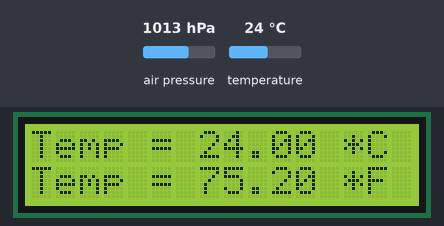
This sketch was run on a simulated Arduino Uno, built with avr-gcc and run on an emulated ATmega328P. On the bench: 16×2 character LCD. The test bench sets the inputs (shaded band); at power-on: temperature 24 °C, air pressure 1013 hPa.

Above: at 1.2 s.
1.3 s: temperature set to 12 °C
At 2.5 s:
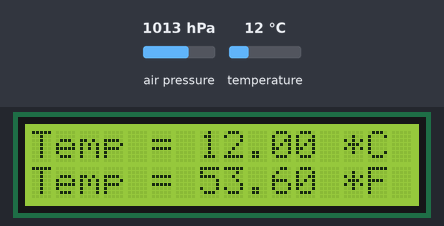
3.1 s: temperature set to 19 °C
At 4.1 s:
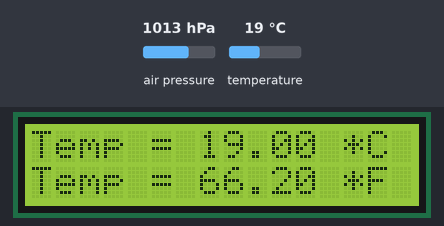
4.6 s: temperature set to 28 °C
At 5.7 s:
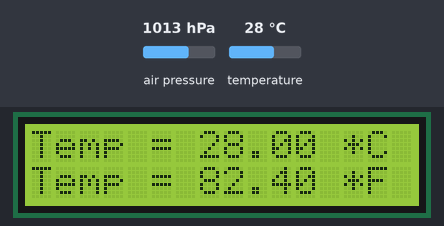
Timing chart, 0 to 7.6 s (numbered marks = the images above; inputs shaded):
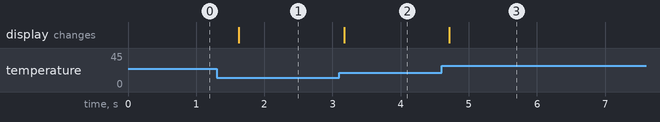

The sketch:

BMP180_LCD.ino
```cpp
#include <LiquidCrystal.h>
#include <Adafruit_BMP085.h>

// Connect VCC of the BMP085 sensor to 3.3V (NOT 5.0V!)
// Connect GND to Ground
// Connect SCL to i2c clock - on '168/'328 Arduino Uno/Duemilanove/etc thats Analog 5
// Connect SDA to i2c data - on '168/'328 Arduino Uno/Duemilanove/etc thats Analog 4
// EOC is not used, it signifies an end of conversion
// XCLR is a reset pin, also not used here

Adafruit_BMP085 bmp;

LiquidCrystal lcd (13, 12, 11, 10, 9, 8); // Declares the connectivity pins on the LCD Display as connected to Pins 8 - 13.


void setup() {
  Serial.begin(9600);
  lcd.begin(16, 2);
  if (!bmp.begin()) {
    Serial.print("Could not find a valid BMP085 sensor, check wiring!");
    while (1) {}
  }
}

void loop() {

  for (int i = 0; i < 20; i++) {
    lcd.setCursor(0, 0);
    lcd.print("Temp = ");
    lcd.print(bmp.readTemperature());
    lcd.print(" *C");

    lcd.setCursor(0, 1);
    lcd.print("Temp = ");
    double tempF = (bmp.readTemperature() * (9.0 / 5.0)) + 32.0;
    lcd.print(tempF);
    lcd.print(" *F");
    delay(500);
  }
  lcd.clear();
  for (int i = 0; i < 20; i++) {
    lcd.setCursor(0, 0);
    lcd.print("Alti. = ");
    lcd.print(bmp.readAltitude());
    lcd.print(" m");

    lcd.setCursor(0, 1);
    lcd.print("Pres. = ");
    lcd.print(bmp.readPressure());
    lcd.print(" Pa");
    delay(500);
  }
  lcd.clear();
}
```

Measured:
- after the input at 1.3 s, the display: changes after 0.32 s (image 1)
- after the input at 3.1 s, the display: changes after 0.07 s (image 2)
